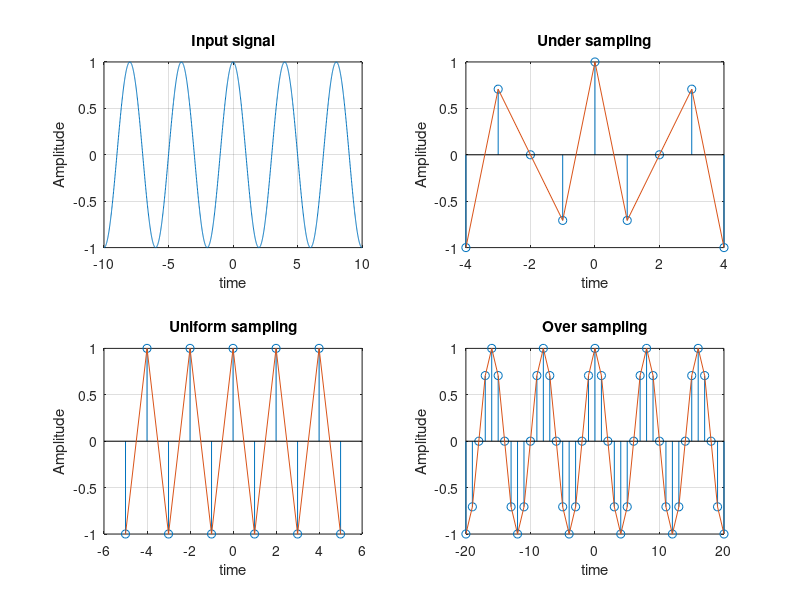

Write the MATLAB code that produced this figure.
clc;
close all;
clear all;
t=-10:.01:10;
T=4;
fm=1/T;
x=cos(2*pi*fm*t);
subplot(2,2,1);
plot(t,x);
xlabel("time");
ylabel("Amplitude");
grid on;
title("Input signal");
n1=-4:1:4;
fs1=1.6*fm;
fs2=2*fm;
fs3=8*fm;
x1=cos(2*pi*fm/fs1*n1);
subplot(2,2,2);
stem(n1,x1);%stem( X , Y ) plots the data sequence, Y , at values specified by X
hold on;%hold on retains plots in the current axes so that new plots added to the axes do not delete existing plots.
subplot(2,2,2);
plot(n1,x1);
xlabel("time");
ylabel("Amplitude");
grid;
title("Under sampling");
n2=-5:1:5;
x2=cos(2*pi*fm/fs2*n2);
subplot(2,2,3);
stem(n2,x2);
hold on;
subplot(2,2,3);
plot(n2,x2);
xlabel("time");
ylabel("Amplitude");
grid;
title("Uniform sampling");
n3=-20:1:20;
x3=cos(2*pi*fm/fs3*n3);
subplot(2,2,4);
stem(n3,x3);
hold on;
subplot(2,2,4);
plot(n3,x3);
xlabel("time");
ylabel("Amplitude");
grid;
title("Over sampling");
